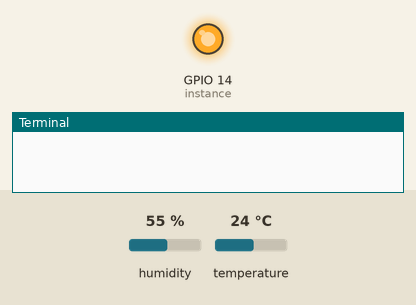
The program below on a simulated Raspberry Pi (BCM pin numbers). Parts: output pins drawn as LEDs (lit = HIGH), the last lines printed to the terminal. Inputs (shaded band) come from the test bench; at power-on: humidity 55 %, temperature 24 °C. The clock reads 2024-03-15 10:24:30 at power-on unless the program sets it; library files of the repository ran but are not shown: dht11.py.

Above: at 0.01 s.
At 1.2 s:
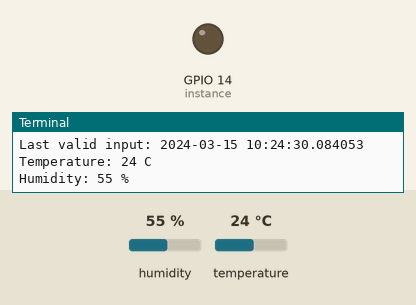
1.3 s: humidity set to 22 %
4.1 s: temperature set to 12 °C
6.9 s: humidity set to 40 %
Timing chart, 0 to 9.9 s (numbered marks = the images above; inputs shaded):
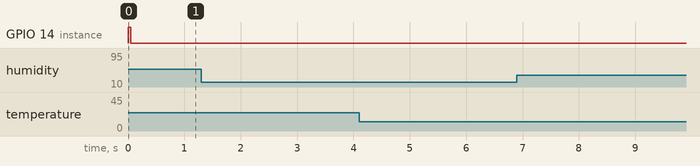

The program:

dht11_example.py
```python
# See
#  https://github.com/szazo/DHT11_Python

import RPi.GPIO as GPIO
import dht11
import time
import datetime

INTERVAL = 2

# initialize GPIO
GPIO.setwarnings(False)
GPIO.setmode(GPIO.BCM)
GPIO.cleanup()

# read data using pin 14
instance = dht11.DHT11(pin=14)

try:
    while True:
        result = instance.read()
        if result.is_valid():
            print(result.temperature)
            print("Last valid input: %s" % str(datetime.datetime.now()))
            print("Temperature: %d C" % result.temperature)
            print("Humidity: %d %%" % result.humidity)

        time.sleep(INTERVAL)

except KeyboardInterrupt:
    pass

GPIO.cleanup()
```
